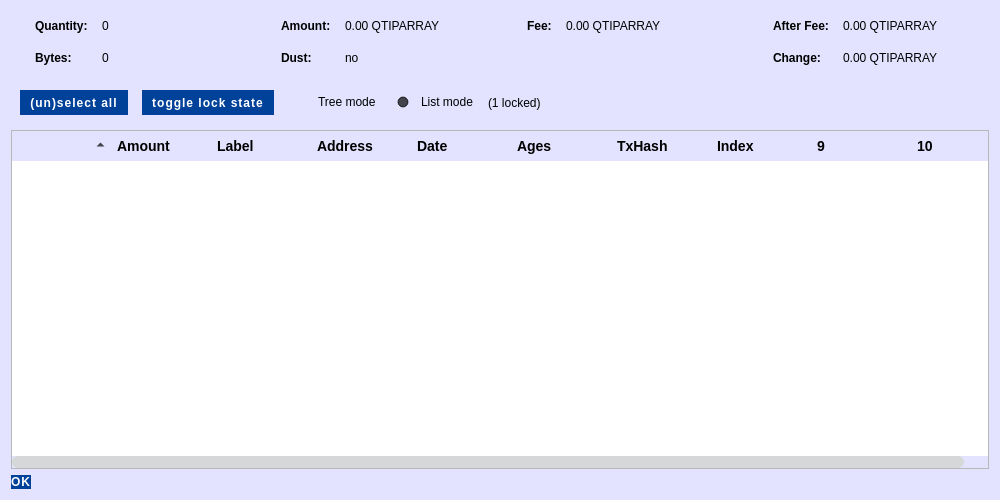
<?xml version="1.0" encoding="UTF-8"?>
<ui version="4.0">
 <class>CoinControlDialog</class>
 <widget class="QDialog" name="CoinControlDialog">
  <property name="geometry">
   <rect>
    <x>0</x>
    <y>0</y>
    <width>1000</width>
    <height>500</height>
   </rect>
  </property>
  <property name="windowTitle">
   <string>Coin Selection</string>
  </property>
  <property name="styleSheet">
   <string notr="true"> /*******   BGcolor #0d1827  Orange #FF8204 */

QDialog#CoinControlDialog { /* Coin Control Dialog Window */
 background-color: #E3E3FF;
  color:#000000;
  }
  
  QDialog#CoinControlDialog .QLabel#labelCoinControlQuantityText { /* Coin Control Quantity Label */
  min-height:30px;
  padding-left:15px;
  color:#000000;
  }
  
  QDialog#CoinControlDialog .QLabel#labelCoinControlQuantity { /* Coin Control Quantity */
    color:#000000;
  min-height:30px;
  }
  
  QDialog#CoinControlDialog .QLabel#labelCoinControlBytesText { /* Coin Control Bytes Label */
  padding-left:15px;
  color:#000000;
  }
  
  QDialog#CoinControlDialog .QLabel#labelCoinControlBytes { /* Coin Control Bytes */
    color:#000000;
  }
  
  QDialog#CoinControlDialog .QLabel#labelCoinControlAmountText { /* Coin Control Amount Label */
  min-height:30px;
  padding-left:15px;
  color:#000000;
  }
  
  QDialog#CoinControlDialog .QLabel#labelCoinControlAmount { /* Coin Control Amount */
  min-height:30px;
  color:#000000;
  }
  
  QDialog#CoinControlDialog .QLabel#labelCoinControlPriorityText { /* Coin Control Priority Label */
  padding-left:15px;
  color:#000000;
  }
  
  QDialog#CoinControlDialog .QLabel#labelCoinControlPriority { /* Coin Control Priority */
    color:#000000;
  }
  
  QDialog#CoinControlDialog .QLabel#labelCoinControlFeeText { /* Coin Control Fee Label */
  min-height:30px;
  padding-left:15px;
  color:#000000;
  }
  
  QDialog#CoinControlDialog .QLabel#labelCoinControlFee { /* Coin Control Fee */
  min-height:30px;
  color:#000000;
  }
  
  QDialog#CoinControlDialog .QLabel#labelCoinControlLowOutputText { /* Coin Control Low Output Label */
  padding-left:15px;
  color:#000000;
  }
  
  QDialog#CoinControlDialog .QLabel#labelCoinControlLowOutput { /* Coin Control Low Output */
    color:#000000;
  }
  
  QDialog#CoinControlDialog .QLabel#labelCoinControlAfterFeeText { /* Coin Control After Fee Label */
  min-height:30px;
  padding-left:15px;
  color:#000000;
  }
  
  QDialog#CoinControlDialog .QLabel#labelCoinControlAfterFee { /* Coin Control After Fee */
  min-height:30px;
  color:#000000;
  }
  
  QDialog#CoinControlDialog .QLabel#labelCoinControlChangeText { /* Coin Control Change Label */
  padding-left:15px;
  color:#000000;
  }
  
  QDialog#CoinControlDialog .QLabel#labelCoinControlChange { /* Coin Control Change */
    color:#000000;
  }
 

QDialog#CoinControlDialog .QLabel#labelLocked { /* Coin Control Change */
    color:#000000;
  }


  QDialog#CoinControlDialog .QFrame#frame .QPushButton#pushButtonSelectAll { /* (un)select all button */
  padding-left:10px;
  padding-right:10px;
  min-height:25px;
  }
  
  QDialog#CoinControlDialog .QFrame#frame .QPushButton#pushButtonToggleLock { /* Toggle lock state button */
  padding-left:10px;
  padding-right:10px;
  min-height:25px;
  }
  
  QDialog#CoinControlDialog .QDialogButtonBox#buttonBox QPushButton { /* Coin Control 'OK' button */
  }
  
  QDialog#CoinControlDialog .QFrame#frame .QRadioButton#radioTreeMode { /* Coin Control Tree Mode Selector */
  color:#000000;
  background-color:transparent;
  }
  
  QDialog#CoinControlDialog .QFrame#frame .QRadioButton#radioListMode { /* Coin Control List Mode Selector */
  color:#000000;
  background-color:transparent;
  }
 QDialog#CoinControlDialog .QFrame#frame .QRadioButton::indicator{
 width: 24px;
 height: 24px;
}
 QDialog#CoinControlDialog .QFrame#frame .QRadioButton::indicator::unchecked{ 
 image: url(':/images/radio_unchecked');
}
 QDialog#CoinControlDialog .QFrame#frame .QRadioButton::indicator::checked{ 
 image: url(':/images/radio_checked');
}
 QDialog#CoinControlDialog QHeaderView::section:first { /* Bug Fix: the number &quot;1&quot; displays in this table for some reason... */
  color:transparent;
  }
  
  QDialog#CoinControlDialog .CoinControlTreeWidget#treeWidget {
	/* Coin Control Widget Container */
	outline: 0;
	background-color: transparent;
	border: 0;
	alternate-background-color: transparent;
}
  

QDialog#CoinControlDialog .CoinControlTreeWidget#treeWidget::item {
	background-color:transparent;
	color:#000000;
	padding-left:0;
	border-bottom: 1px solid rgba(255, 255, 255, 0.05);
} 

QDialog#CoinControlDialog .CoinControlTreeWidget#treeWidget::item:selected {
	/* Coin Control Item (selected) */
	background-color: #D6D7D8;
	color: #000000;
}
QDialog#CoinControlDialog .CoinControlTreeWidget#treeWidget::item:checked {
	/* Coin Control Item (checked) */
	background-color: transparent;
	color: #000000;
}

QPushButton {
	/* Global Button Style */
	background-color: #00419A;
	background: url(':/images/button-bg');
	background-repeat: no-repeat;
    background-size: 1000% 1000%;
 	padding: 0.85em 2em;
	font-family: &quot;Montserrat&quot;;
	letter-spacing: 1px;
	border: 0;
	color: #ffffff;
	font-size: 12px;
	font-weight: bold;
	border-radius: 19px;
	text-transform: uppercase;
}
QPushButton:hover {
	/*background-color: #202677;*/
	color : #EF3C23;
	
}
QPushButton:focus {
	border: none;
	outline: none;
}
QPushButton:pressed {
	border: 1px solid #333;
}

QMessageBox {
background-color: #E3E3FF;
}



QTreeView::indicator:unchecked {
image:url(':/images/unchecked');
}

QTreeView::indicator:checked {
image:url(':/images/checked');
}

QTreeView::branch {
    background-color: transparent;
}
QTreeView::branch:open {
image:url(':/images/downArrow_small');
}
QTreeView::branch:closed:has-children {
image:url(':/images/rightArrow_small'); 

}

QFrame#frame  {
border : none;
}

QHeaderView { /* Table Header */
background-color:transparent;
}

QHeaderView::section { /* Table Header Sections */
background-color: transparent;
color: #000000;
min-height:30px;
font-weight: bold;
font-size: 14px;
border: 0;
padding-left: 5px;
padding-right: 5px;
}

QScrollBar {
	/* Scroll Bar */
}
QScrollBar:vertical {
	/* Vertical Scroll Bar Attributes */
	border: 0;
	background: transparent;
	width: 12px;
    margin: 0;

}
QScrollBar:horizontal {
	/* Horizontal Scroll Bar Attributes */
	border: 0;
	background: transparent;
	height: 12px;
    /* margin: 0px 18px 0px 18px; */
    margin:0;

}
QScrollBar::handle:vertical {
	/* Scroll Bar Slider - vertical */
	background: #D6D7D8;
    border-radius: 6px;
    min-height:50px;
    width:3px;
    /* border:2px solid transparent; */


}

QScrollBar::handle:horizontal {
	/* Scroll Bar Slider - horizontal */
	background: #D6D7D8;
    min-width: 50px;
    border-radius: 6px;
}
QScrollBar::add-page,
QScrollBar::sub-page {
	/* Scroll Bar Background */
	background: transparent;
}
QScrollBar::add-line:vertical,
QScrollBar::sub-line:vertical,
QScrollBar::add-line:horizontal,
QScrollBar::sub-line:horizontal {
	/* Define Arrow Button Dimensions */
	background: none;
	border: 0;
	width: 16px;
	height: 16px;
}
QScrollBar::add-line:vertical:pressed,
QScrollBar::sub-line:vertical:pressed,
QScrollBar::add-line:horizontal:pressed,
QScrollBar::sub-line:horizontal:pressed {
	background-color: #e0e0e0;
}
QScrollBar::sub-line:vertical {
	/* Vertical - top button position */
	subcontrol-position: top;
	subcontrol-origin: margin;
}
QScrollBar::add-line:vertical {
	/* Vertical - bottom button position */
	subcontrol-position: bottom;
	subcontrol-origin: margin;
}
QScrollBar::sub-line:horizontal {
	/* Vertical - left button position */
	subcontrol-position: left;
	subcontrol-origin: margin;
}
QScrollBar::add-line:horizontal {
	/* Vertical - right button position */
	subcontrol-position: right;
	subcontrol-origin: margin;
}
QScrollBar:up-arrow,
QScrollBar:down-arrow,
QScrollBar:left-arrow,
QScrollBar:right-arrow {
	/* Arrows Icon */
	width: 10px;
	height: 10px;
	display: none;
	opacity: 0;
}
QScrollBar:up-arrow {
	background: none;
}
QScrollBar:down-arrow {
    /* background-image: url(':/images/downArrow_small'); */
    background: none;
}
QScrollBar:left-arrow {
    /* background-image: url(':/images/leftArrow_small'); */
    background: none;
}
QScrollBar:right-arrow {
    /* background-image: url(':/images/rightArrow_small'); */
    background: none;
}
</string>
  </property>
  <layout class="QVBoxLayout" name="verticalLayout">
   <item>
    <layout class="QHBoxLayout" name="horizontalLayoutTop" stretch="0,0,0,0">
     <property name="topMargin">
      <number>0</number>
     </property>
     <property name="bottomMargin">
      <number>10</number>
     </property>
     <item>
      <layout class="QFormLayout" name="formLayoutCoinControl1">
       <property name="horizontalSpacing">
        <number>10</number>
       </property>
       <property name="verticalSpacing">
        <number>10</number>
       </property>
       <property name="leftMargin">
        <number>6</number>
       </property>
       <property name="rightMargin">
        <number>6</number>
       </property>
       <item row="0" column="0">
        <widget class="QLabel" name="labelCoinControlQuantityText">
         <property name="font">
          <font>
           <weight>75</weight>
           <bold>true</bold>
          </font>
         </property>
         <property name="text">
          <string>Quantity:</string>
         </property>
        </widget>
       </item>
       <item row="0" column="1">
        <widget class="QLabel" name="labelCoinControlQuantity">
         <property name="cursor">
          <cursorShape>IBeamCursor</cursorShape>
         </property>
         <property name="contextMenuPolicy">
          <enum>Qt::ActionsContextMenu</enum>
         </property>
         <property name="text">
          <string notr="true">0</string>
         </property>
         <property name="textInteractionFlags">
          <set>Qt::LinksAccessibleByMouse|Qt::TextSelectableByKeyboard|Qt::TextSelectableByMouse</set>
         </property>
        </widget>
       </item>
       <item row="1" column="0">
        <widget class="QLabel" name="labelCoinControlBytesText">
         <property name="font">
          <font>
           <weight>75</weight>
           <bold>true</bold>
          </font>
         </property>
         <property name="text">
          <string>Bytes:</string>
         </property>
        </widget>
       </item>
       <item row="1" column="1">
        <widget class="QLabel" name="labelCoinControlBytes">
         <property name="cursor">
          <cursorShape>IBeamCursor</cursorShape>
         </property>
         <property name="contextMenuPolicy">
          <enum>Qt::ActionsContextMenu</enum>
         </property>
         <property name="text">
          <string notr="true">0</string>
         </property>
         <property name="textInteractionFlags">
          <set>Qt::LinksAccessibleByMouse|Qt::TextSelectableByKeyboard|Qt::TextSelectableByMouse</set>
         </property>
        </widget>
       </item>
      </layout>
     </item>
     <item>
      <layout class="QFormLayout" name="formLayoutCoinControl2">
       <property name="horizontalSpacing">
        <number>10</number>
       </property>
       <property name="verticalSpacing">
        <number>10</number>
       </property>
       <property name="leftMargin">
        <number>6</number>
       </property>
       <property name="rightMargin">
        <number>6</number>
       </property>
       <item row="0" column="0">
        <widget class="QLabel" name="labelCoinControlAmountText">
         <property name="font">
          <font>
           <weight>75</weight>
           <bold>true</bold>
          </font>
         </property>
         <property name="text">
          <string>Amount:</string>
         </property>
        </widget>
       </item>
       <item row="0" column="1">
        <widget class="QLabel" name="labelCoinControlAmount">
         <property name="cursor">
          <cursorShape>IBeamCursor</cursorShape>
         </property>
         <property name="contextMenuPolicy">
          <enum>Qt::ActionsContextMenu</enum>
         </property>
         <property name="text">
          <string notr="true">0.00 QTIPARRAY</string>
         </property>
         <property name="textInteractionFlags">
          <set>Qt::LinksAccessibleByMouse|Qt::TextSelectableByKeyboard|Qt::TextSelectableByMouse</set>
         </property>
        </widget>
       </item>
       <item row="1" column="0">
        <widget class="QLabel" name="labelCoinControlLowOutputText">
         <property name="enabled">
          <bool>false</bool>
         </property>
         <property name="font">
          <font>
           <weight>75</weight>
           <bold>true</bold>
          </font>
         </property>
         <property name="text">
          <string>Dust:</string>
         </property>
        </widget>
       </item>
       <item row="1" column="1">
        <widget class="QLabel" name="labelCoinControlLowOutput">
         <property name="enabled">
          <bool>false</bool>
         </property>
         <property name="cursor">
          <cursorShape>IBeamCursor</cursorShape>
         </property>
         <property name="contextMenuPolicy">
          <enum>Qt::ActionsContextMenu</enum>
         </property>
         <property name="text">
          <string notr="true">no</string>
         </property>
         <property name="textInteractionFlags">
          <set>Qt::LinksAccessibleByMouse|Qt::TextSelectableByKeyboard|Qt::TextSelectableByMouse</set>
         </property>
        </widget>
       </item>
      </layout>
     </item>
     <item>
      <layout class="QFormLayout" name="formLayoutCoinControl3">
       <property name="horizontalSpacing">
        <number>10</number>
       </property>
       <property name="verticalSpacing">
        <number>10</number>
       </property>
       <property name="leftMargin">
        <number>6</number>
       </property>
       <property name="rightMargin">
        <number>6</number>
       </property>
       <item row="0" column="0">
        <widget class="QLabel" name="labelCoinControlFeeText">
         <property name="font">
          <font>
           <weight>75</weight>
           <bold>true</bold>
          </font>
         </property>
         <property name="text">
          <string>Fee:</string>
         </property>
        </widget>
       </item>
       <item row="0" column="1">
        <widget class="QLabel" name="labelCoinControlFee">
         <property name="cursor">
          <cursorShape>IBeamCursor</cursorShape>
         </property>
         <property name="contextMenuPolicy">
          <enum>Qt::ActionsContextMenu</enum>
         </property>
         <property name="text">
          <string notr="true">0.00 QTIPARRAY</string>
         </property>
         <property name="textInteractionFlags">
          <set>Qt::LinksAccessibleByMouse|Qt::TextSelectableByKeyboard|Qt::TextSelectableByMouse</set>
         </property>
        </widget>
       </item>
      </layout>
     </item>
     <item>
      <layout class="QFormLayout" name="formLayoutCoinControl4">
       <property name="horizontalSpacing">
        <number>10</number>
       </property>
       <property name="verticalSpacing">
        <number>10</number>
       </property>
       <property name="leftMargin">
        <number>6</number>
       </property>
       <property name="rightMargin">
        <number>6</number>
       </property>
       <item row="0" column="0">
        <widget class="QLabel" name="labelCoinControlAfterFeeText">
         <property name="font">
          <font>
           <weight>75</weight>
           <bold>true</bold>
          </font>
         </property>
         <property name="text">
          <string>After Fee:</string>
         </property>
        </widget>
       </item>
       <item row="0" column="1">
        <widget class="QLabel" name="labelCoinControlAfterFee">
         <property name="cursor">
          <cursorShape>IBeamCursor</cursorShape>
         </property>
         <property name="contextMenuPolicy">
          <enum>Qt::ActionsContextMenu</enum>
         </property>
         <property name="text">
          <string notr="true">0.00 QTIPARRAY</string>
         </property>
         <property name="textInteractionFlags">
          <set>Qt::LinksAccessibleByMouse|Qt::TextSelectableByKeyboard|Qt::TextSelectableByMouse</set>
         </property>
        </widget>
       </item>
       <item row="1" column="0">
        <widget class="QLabel" name="labelCoinControlChangeText">
         <property name="enabled">
          <bool>false</bool>
         </property>
         <property name="font">
          <font>
           <weight>75</weight>
           <bold>true</bold>
          </font>
         </property>
         <property name="text">
          <string>Change:</string>
         </property>
        </widget>
       </item>
       <item row="1" column="1">
        <widget class="QLabel" name="labelCoinControlChange">
         <property name="enabled">
          <bool>false</bool>
         </property>
         <property name="cursor">
          <cursorShape>IBeamCursor</cursorShape>
         </property>
         <property name="contextMenuPolicy">
          <enum>Qt::ActionsContextMenu</enum>
         </property>
         <property name="text">
          <string notr="true">0.00 QTIPARRAY</string>
         </property>
         <property name="textInteractionFlags">
          <set>Qt::LinksAccessibleByMouse|Qt::TextSelectableByKeyboard|Qt::TextSelectableByMouse</set>
         </property>
        </widget>
       </item>
      </layout>
     </item>
    </layout>
   </item>
   <item>
    <widget class="QFrame" name="frame">
     <property name="minimumSize">
      <size>
       <width>0</width>
       <height>40</height>
      </size>
     </property>
     <property name="frameShape">
      <enum>QFrame::StyledPanel</enum>
     </property>
     <property name="frameShadow">
      <enum>QFrame::Sunken</enum>
     </property>
     <layout class="QHBoxLayout" name="horizontalLayout">
      <item>
       <layout class="QHBoxLayout" name="horizontalLayoutPanel" stretch="0,0,0,0,0,0">
        <property name="spacing">
         <number>14</number>
        </property>
        <item>
         <widget class="QPushButton" name="pushButtonSelectAll">
          <property name="sizePolicy">
           <sizepolicy hsizetype="Maximum" vsizetype="Fixed">
            <horstretch>0</horstretch>
            <verstretch>0</verstretch>
           </sizepolicy>
          </property>
          <property name="text">
           <string>(un)select all</string>
          </property>
          <property name="autoDefault">
           <bool>false</bool>
          </property>
         </widget>
        </item>
        <item>
         <widget class="QPushButton" name="pushButtonToggleLock">
          <property name="sizePolicy">
           <sizepolicy hsizetype="Maximum" vsizetype="Fixed">
            <horstretch>0</horstretch>
            <verstretch>0</verstretch>
           </sizepolicy>
          </property>
          <property name="text">
           <string>toggle lock state</string>
          </property>
          <property name="autoDefault">
           <bool>false</bool>
          </property>
         </widget>
        </item>
        <item>
         <widget class="QRadioButton" name="radioTreeMode">
          <property name="sizePolicy">
           <sizepolicy hsizetype="Maximum" vsizetype="Fixed">
            <horstretch>0</horstretch>
            <verstretch>0</verstretch>
           </sizepolicy>
          </property>
          <property name="text">
           <string>Tree mode</string>
          </property>
         </widget>
        </item>
        <item>
         <widget class="QRadioButton" name="radioListMode">
          <property name="sizePolicy">
           <sizepolicy hsizetype="Maximum" vsizetype="Fixed">
            <horstretch>0</horstretch>
            <verstretch>0</verstretch>
           </sizepolicy>
          </property>
          <property name="text">
           <string>List mode</string>
          </property>
          <property name="checked">
           <bool>true</bool>
          </property>
         </widget>
        </item>
        <item>
         <widget class="QLabel" name="labelLocked">
          <property name="text">
           <string notr="true">(1 locked)</string>
          </property>
         </widget>
        </item>
        <item>
         <spacer name="horizontalSpacer">
          <property name="orientation">
           <enum>Qt::Horizontal</enum>
          </property>
          <property name="sizeHint" stdset="0">
           <size>
            <width>40</width>
            <height>20</height>
           </size>
          </property>
         </spacer>
        </item>
       </layout>
      </item>
     </layout>
    </widget>
   </item>
   <item>
    <widget class="CoinControlTreeWidget" name="treeWidget">
     <property name="contextMenuPolicy">
      <enum>Qt::CustomContextMenu</enum>
     </property>
     <property name="sortingEnabled">
      <bool>false</bool>
     </property>
     <property name="columnCount">
      <number>10</number>
     </property>
     <attribute name="headerShowSortIndicator" stdset="0">
      <bool>true</bool>
     </attribute>
     <attribute name="headerStretchLastSection">
      <bool>false</bool>
     </attribute>
     <column>
      <property name="text">
       <string/>
      </property>
     </column>
     <column>
      <property name="text">
       <string>Amount</string>
      </property>
     </column>
     <column>
      <property name="text">
       <string>Label</string>
      </property>
     </column>
     <column>
      <property name="text">
       <string>Address</string>
      </property>
     </column>
     <column>
      <property name="text">
       <string>Date</string>
      </property>
     </column>
     <column>
      <property name="text">
       <string>Ages</string>
      </property>
      <property name="toolTip">
       <string>Confirmed</string>
      </property>
     </column>
     <column>
      <property name="text">
       <string>TxHash</string>
      </property>
     </column>
     <column>
      <property name="text">
       <string>Index</string>
      </property>
     </column>
     <column>
      <property name="text">
       <string/>
      </property>
     </column>
     <column>
      <property name="text">
       <string/>
      </property>
     </column>
    </widget>
   </item>
   <item>
    <widget class="QDialogButtonBox" name="buttonBox">
     <property name="sizePolicy">
      <sizepolicy hsizetype="Maximum" vsizetype="Fixed">
       <horstretch>0</horstretch>
       <verstretch>0</verstretch>
      </sizepolicy>
     </property>
     <property name="orientation">
      <enum>Qt::Horizontal</enum>
     </property>
     <property name="standardButtons">
      <set>QDialogButtonBox::Ok</set>
     </property>
    </widget>
   </item>
  </layout>
 </widget>
 <customwidgets>
  <customwidget>
   <class>CoinControlTreeWidget</class>
   <extends>QTreeWidget</extends>
   <header>qt/coincontroltreewidget.h</header>
  </customwidget>
 </customwidgets>
 <resources/>
 <connections/>
</ui>
